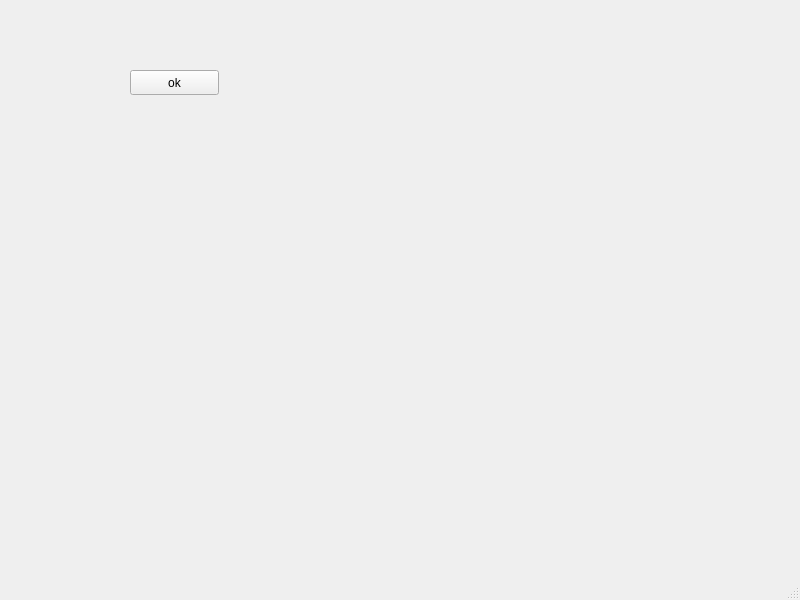
<?xml version="1.0" encoding="UTF-8"?>
<ui version="4.0">
 <class>MainWindow</class>
 <widget class="QMainWindow" name="MainWindow">
  <property name="geometry">
   <rect>
    <x>0</x>
    <y>0</y>
    <width>800</width>
    <height>600</height>
   </rect>
  </property>
  <property name="windowTitle">
   <string>MainWindow</string>
  </property>
  <widget class="QWidget" name="centralwidget">
   <widget class="QPushButton" name="pushButton">
    <property name="geometry">
     <rect>
      <x>130</x>
      <y>70</y>
      <width>89</width>
      <height>25</height>
     </rect>
    </property>
    <property name="text">
     <string>ok</string>
    </property>
   </widget>
  </widget>
  <widget class="QMenuBar" name="menubar">
   <property name="geometry">
    <rect>
     <x>0</x>
     <y>0</y>
     <width>800</width>
     <height>22</height>
    </rect>
   </property>
  </widget>
  <widget class="QStatusBar" name="statusbar"/>
 </widget>
 <resources/>
 <connections/>
</ui>
